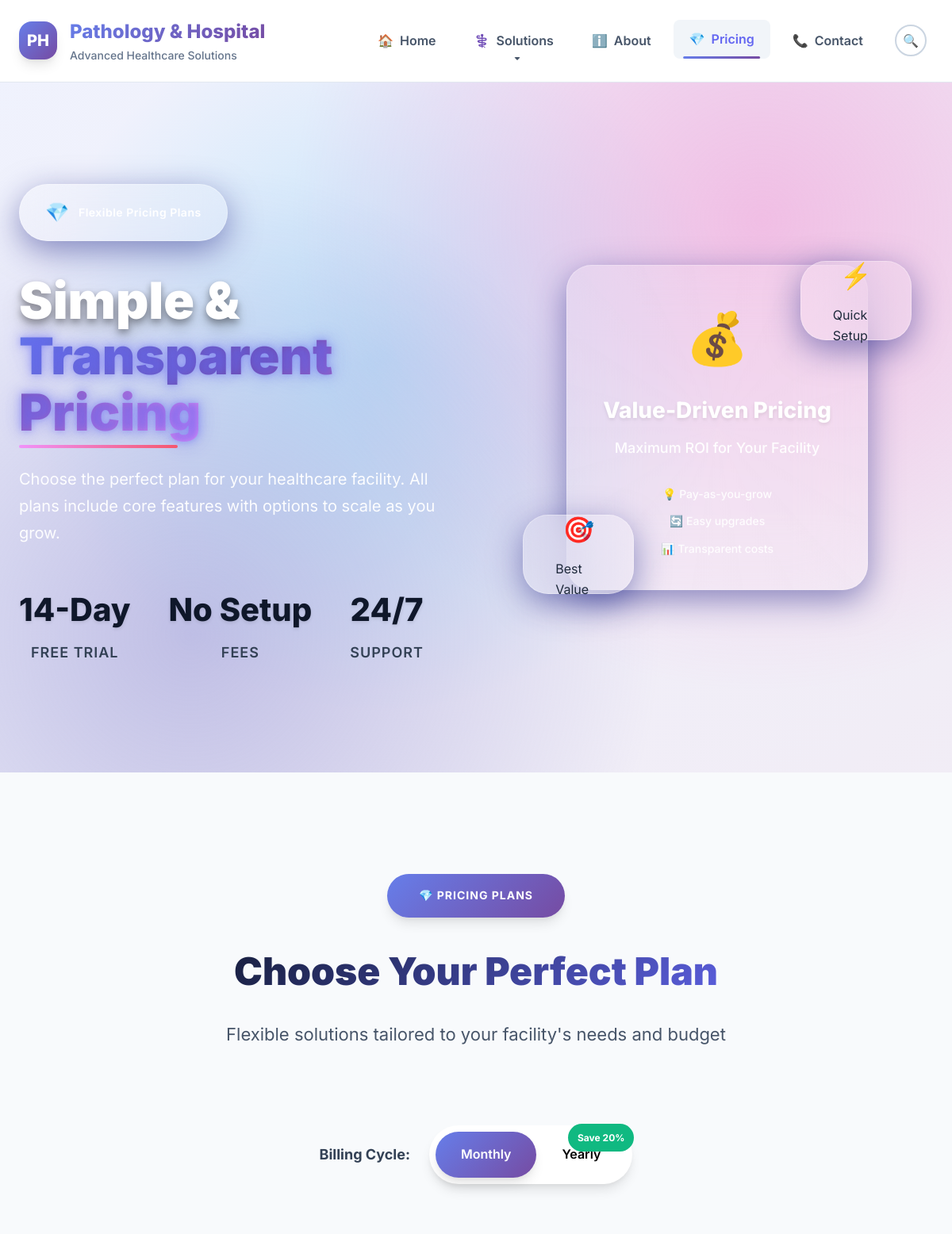
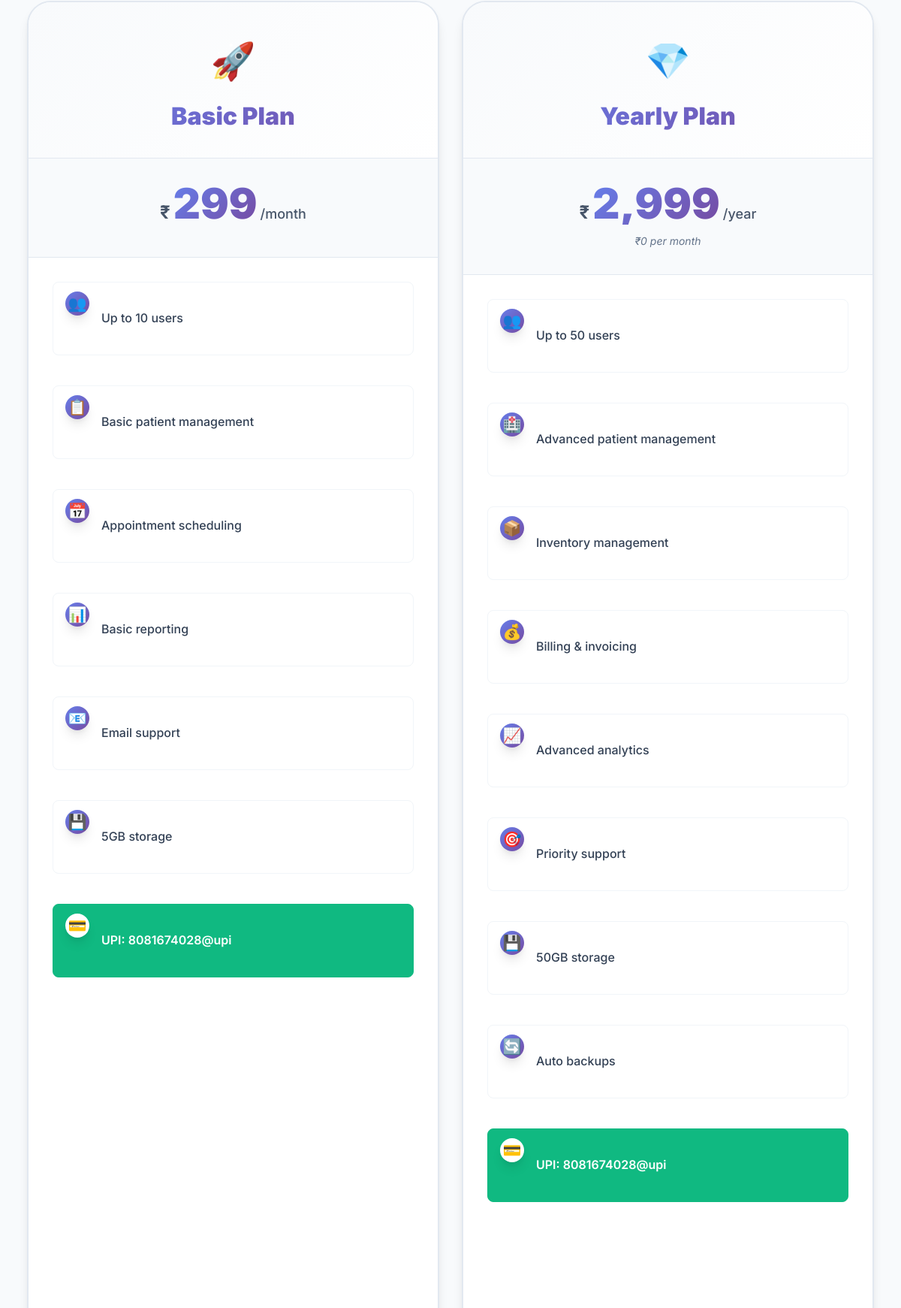
/pricing.php (upper part), run on the app's committed database (2 pictures, top to bottom).
### tables this page shows
CREATE TABLE `plans` (
  `id` int(10) UNSIGNED NOT NULL,
  `name` varchar(191) NOT NULL,
  `description` text DEFAULT NULL,
  `price` decimal(10,2) NOT NULL DEFAULT 0.00,
  `upi` varchar(191) DEFAULT NULL,
  `time_type` enum('monthly','yearly') NOT NULL DEFAULT 'monthly',
  `start_date` date DEFAULT NULL,
  `end_date` date DEFAULT NULL,
  `qr_code` varchar(255) DEFAULT NULL,
  `added_by` int(10) UNSIGNED DEFAULT NULL,
  `created_at` datetime NOT NULL DEFAULT current_timestamp(),
  `updated_at` datetime NOT NULL DEFAULT current_timestamp() ON UPDATE current_timestamp()
);

### umakant/public_plans.php (the view, shortened to what this page needs)
<?php
require_once __DIR__ . '/inc/connection.php';
try{
    $stmt = $pdo->prepare('SELECT id,name,description,price,upi,time_type,qr_code FROM plans WHERE price IS NOT NULL ORDER BY price ASC');
    $stmt->execute();
    $plans = $stmt->fetchAll(PDO::FETCH_ASSOC);
}catch(Throwable $e){
    echo '<div class="pricing-error">';
    echo '<h3>⚠️ Unable to Load Plans</h3>';
    echo '<p>We are experiencing technical difficulties. Please try again later or contact our support team.</p>';
    echo '<a href="contact.php" class="retry-btn">Contact Support</a>';
    echo '</div>';
    return;
}
echo '<div class="row pricing-plans-row">';
$planCount = count($plans);
$colClass = 'col-lg-4 col-md-6 col-sm-12';
if ($planCount == 2) {
    $colClass = 'col-lg-6 col-md-6 col-sm-12';
} elseif ($planCount == 1) {
    $colClass = 'col-lg-8 col-md-10 col-sm-12 mx-auto';
} elseif ($planCount > 3) {
    $colClass = 'col-lg-3 col-md-6 col-sm-12';
}
foreach($plans as $index => $p){
    $name = htmlspecialchars($p['name'] ?? '');
    $price = $p['price'] !== null ? number_format((float)$p['price'], 0) : 'Contact';
    $type = htmlspecialchars($p['time_type'] ?? 'monthly');
    $upi = htmlspecialchars($p['upi'] ?? '');
    $isPopular = (stripos($name, 'professional') !== false || stripos($name, 'premium') !== false ||
                  ($planCount >= 3 && $index == 1));
    echo '<div class="' . $colClass . ' mb-4">';
    echo '<div class="pricing-card card-hover-lift interactive-hover' . ($isPopular ? ' popular' : '') . '">';
    echo '<div class="plan-header">';
    echo '<div class="plan-icon">' . ($index == 0 ? '🚀' : ($index == 1 ? '💎' : '🏆')) . '</div>';
    echo '<h3>' . $name . '</h3>';
    echo '</div>';
    echo '<div class="price-section">';
    echo '<div class="price-display">';
    if ($price !== 'Contact') {
        echo '<span class="currency">₹</span>';
        echo '<span class="amount">' . $price . '</span>';
        echo '<span class="period">/' . ($type === 'yearly' ? 'year' : 'month') . '</span>';
    } else {
        echo '<span class="contact-price">Contact for Pricing</span>';
    }
    echo '</div>';
    if ($type === 'yearly' && $price !== 'Contact') {
        $monthlyPrice = round((float)$price / 12);
        echo '<div class="price-note">₹' . number_format($monthlyPrice) . ' per month</div>';
    }
    echo '</div>';
    echo '<div class="plan-features">';
    $features = [];
    if (stripos($name, 'basic') !== false || $index == 0) {
        $features = [
            ['icon' => '👥', 'text' => 'Up to 10 users'],
            ['icon' => '📋', 'text' => 'Basic patient management'],
            ['icon' => '📅', 'text' => 'Appointment scheduling'],
            ['icon' => '📊', 'text' => 'Basic reporting'],
            ['icon' => '📧', 'text' => 'Email support'],
            ['icon' => '💾', 'text' => '5GB storage']
        ];
    } elseif (stripos($name, 'professional') !== false || stripos($name, 'premium') !== false || $index == 1) {
        $features = [
            ['icon' => '👥', 'text' => 'Up to 50 users'],
            ['icon' => '🏥', 'text' => 'Advanced patient management'],
            ['icon' => '📦', 'text' => 'Inventory management'],
            ['icon' => '💰', 'text' => 'Billing & invoicing'],
            ['icon' => '📈', 'text' => 'Advanced analytics'],
            ['icon' => '🎯', 'text' => 'Priority support'],
            ['icon' => '💾', 'text' => '50GB storage'],
            ['icon' => '🔄', 'text' => 'Auto backups']
        ];
    }
    foreach ($features as $feature) {
        echo '<div class="feature-item">';
        echo '<span class="feature-icon">' . $feature['icon'] . '</span>';
        echo '<span class="feature-text">' . $feature['text'] . '</span>';
        echo '</div>';
    }
    if($upi) {
        echo '<div class="feature-item upi-info">';
        echo '<span class="feature-icon">💳</span>';
        echo '<span class="feature-text">UPI: ' . $upi . '</span>';
        echo '</div>';
    }
    echo '</div>';
    echo '</div>';
    echo '</div>';
}
echo '</div>';
?>

### pricing.php (shortened to what this page needs)
<?php $page = 'pricing'; ?>
<!doctype html>
<html lang="en">
<head>
  <link href="https://cdn.jsdelivr.net/npm/bootstrap@5.3.2/dist/css/bootstrap.min.css" rel="stylesheet">
  <link rel="stylesheet" href="assets/css/style.css">
</head>
<body>
  <?php include_once __DIR__ . '/inc/header.php'; ?>
  <main>
    <section class="pricing-hero-section">
      <div class="hero-background">
        <div class="hero-particles"></div>
        <div class="hero-gradient"></div>
      </div>
      <div class="container">
        <div class="hero-content">
          <div class="hero-left">
            <div class="hero-badge">
              <span class="badge-icon">💎</span>
              <span class="badge-text">Flexible Pricing Plans</span>
            </div>
            <h1 class="hero-title">
              Simple &
              <span class="gradient-text-rainbow glow-text">Transparent Pricing</span>
            </h1>
            <p class="hero-description">
              Choose the perfect plan for your healthcare facility. All plans include core features with options to scale as you grow.
            </p>
            <div class="hero-stats">
              <div class="stat-item">
                <div class="stat-number">14-Day</div>
                <div class="stat-label">Free Trial</div>
              </div>
              <div class="stat-item">
                <div class="stat-number">No Setup</div>
                <div class="stat-label">Fees</div>
              </div>
              <div class="stat-item">
                <div class="stat-number">24/7</div>
                <div class="stat-label">Support</div>
              </div>
            </div>
          </div>
          <div class="hero-right">
            <div class="hero-visual">
              <div class="floating-card main-card">
                <div class="card-icon">💰</div>
                <h3>Value-Driven Pricing</h3>
                <p>Maximum ROI for Your Facility</p>
                <div class="card-features">
                  <span>💡 Pay-as-you-grow</span>
                  <span>🔄 Easy upgrades</span>
                  <span>📊 Transparent costs</span>
                </div>
              </div>
              <div class="floating-card secondary-card">
                <div class="mini-icon">⚡</div>
                <span>Quick Setup</span>
              </div>
              <div class="floating-card tertiary-card">
                <div class="mini-icon">🎯</div>
                <span>Best Value</span>
              </div>
            </div>
          </div>
        </div>
      </div>
    </section>
    <section class="pricing-plans-section">
      <div class="container">
      <div class="section-header">
          <div class="section-badge">💎 Pricing Plans</div>
          <h2>Choose Your Perfect Plan</h2>
          <p>Flexible solutions tailored to your facility's needs and budget</p>
        </div>
        <div class="pricing-toggle">
          <span class="toggle-label">Billing Cycle:</span>
          <div class="toggle-buttons">
            <button class="toggle-btn active" data-period="monthly">Monthly</button>
            <button class="toggle-btn" data-period="yearly">Yearly <span class="discount">Save 20%</span></button>
          </div>
        </div>
        <div class="container-fluid">
          <?php include __DIR__ . '/umakant/public_plans.php'; ?>
        </div>
      </div>
    </section>
  </main>
</body>
</html>

### inc/header.php (shortened to what this page needs)
<header class="site-header">
  <div class="container">
    <nav class="navbar navbar-expand-lg navbar-dark">
      <a class="navbar-brand" href="index.php">
        <div class="logo">PH</div>
        <div class="brand-text">
          <div class="brand-name">Pathology & Hospital</div>
          <div class="brand-subtitle">Advanced Healthcare Solutions</div>
        </div>
      </a>
      <div class="collapse navbar-collapse" id="mainNavbar">
        <ul class="navbar-nav ms-auto">
          <li class="nav-item">
            <a class="nav-link <?php echo ($page=='home') ? 'active' : '' ?>" href="index.php">
              <span class="nav-icon">🏠</span>
              Home
            </a>
          </li>
          <li class="nav-item dropdown">
            <a class="nav-link dropdown-toggle" href="#" id="solutionsDropdown" role="button" data-bs-toggle="dropdown" aria-expanded="false">
              <span class="nav-icon">⚕️</span>
              Solutions
            </a>
          </li>
          <li class="nav-item">
            <a class="nav-link <?php echo ($page=='about') ? 'active' : '' ?>" href="about.php">
              <span class="nav-icon">ℹ️</span>
              About
            </a>
          </li>
          <li class="nav-item">
            <a class="nav-link <?php echo ($page=='pricing') ? 'active' : '' ?>" href="pricing.php">
              <span class="nav-icon">💎</span>
              Pricing
            </a>
          </li>
          <li class="nav-item">
            <a class="nav-link <?php echo ($page=='contact') ? 'active' : '' ?>" href="contact.php">
              <span class="nav-icon">📞</span>
              Contact
            </a>
          </li>
        </ul>
        <div class="d-flex align-items-center ms-3">
          <button class="search-btn me-2" type="button" data-bs-toggle="modal" data-bs-target="#searchModal" title="Search">
            <span class="search-icon">🔍</span>
          </button>
        </div>
      </div>
    </nav>
  </div>
</header>

### data on the page
plans: name "Basic Plan", price "299", time_type "month", icon "👥", text "Up to 10 users", icon "📋", text "Basic patient management", icon "📅", text "Appointment scheduling", icon "📊", text "Basic reporting", icon "📧", text "Email support", icon "💾", text "5GB storage", upi "8081674028@upi"
plans: name "Yearly Plan", price "2,999", time_type "year", price "0", icon "👥", text "Up to 50 users", icon "🏥", text "Advanced patient management", icon "📦", text "Inventory management", icon "💰", text "Billing & invoicing", icon "📈", text "Advanced analytics", icon "🎯", text "Priority support", icon "💾", text "50GB storage", icon "🔄", text "Auto backups", upi "8081674028@upi"
